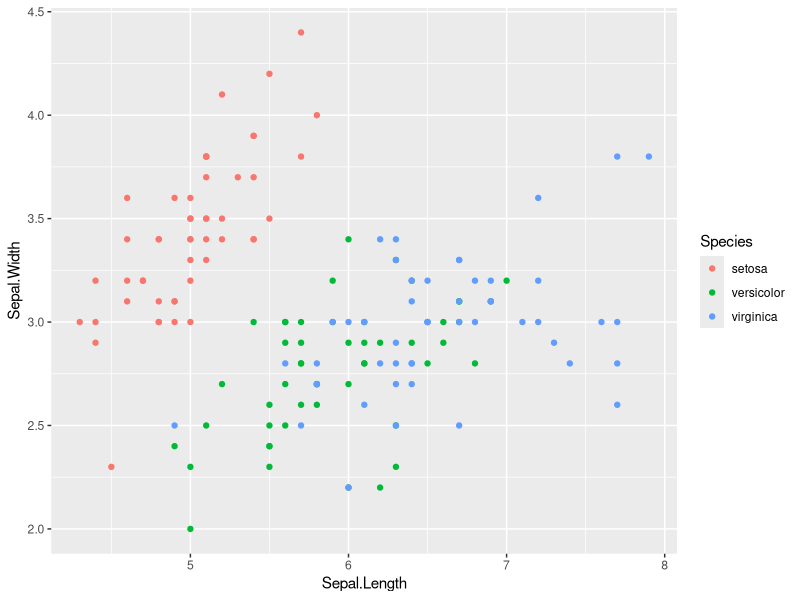
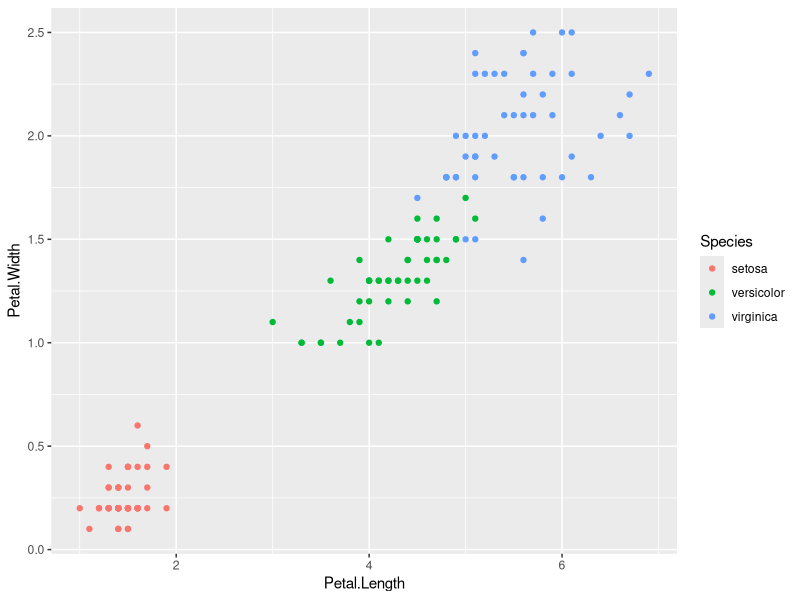
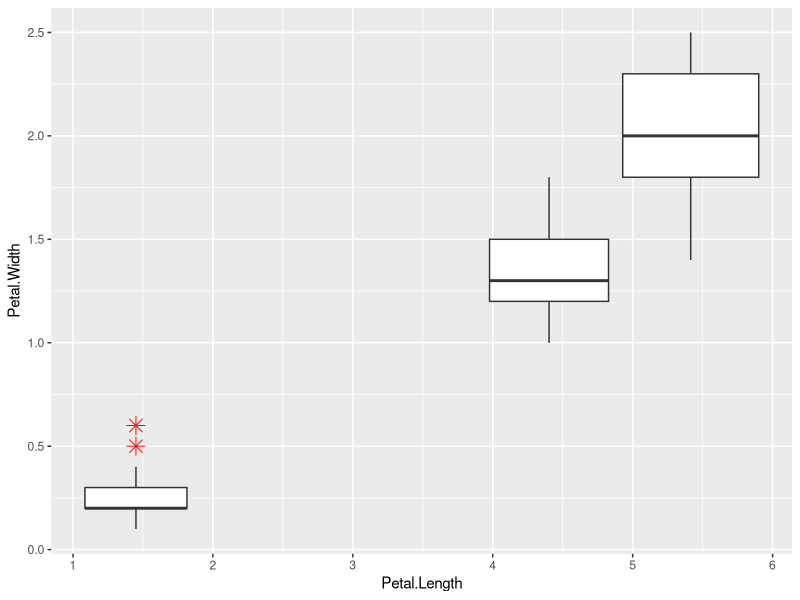

Source code (R) for these figures, in order:
## ---- chunk 1
knitr::opts_chunk$set(echo = TRUE)
## ---- chunk 2
library(tidyverse)
str(iris)

## ---- chunk 3
ggplot(iris, aes(x= Sepal.Length, y= Sepal.Width, color = Species))+
  geom_point()
## ---- chunk 4
ggplot(iris, aes(x= Petal.Length, y= Petal.Width, color = Species))+
  geom_point()
## ---- chunk 5
ggplot(iris, aes(x=Petal.Length, y=Petal.Width, group=Species))+
geom_boxplot(outlier.colour="red", outlier.shape=8,
                outlier.size=4)

## ---- chunk 6
iris
